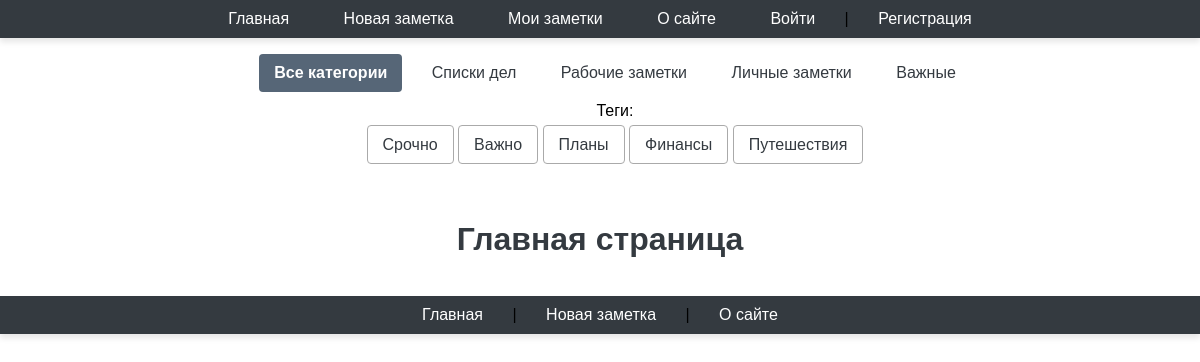
Before: / with the older database file.
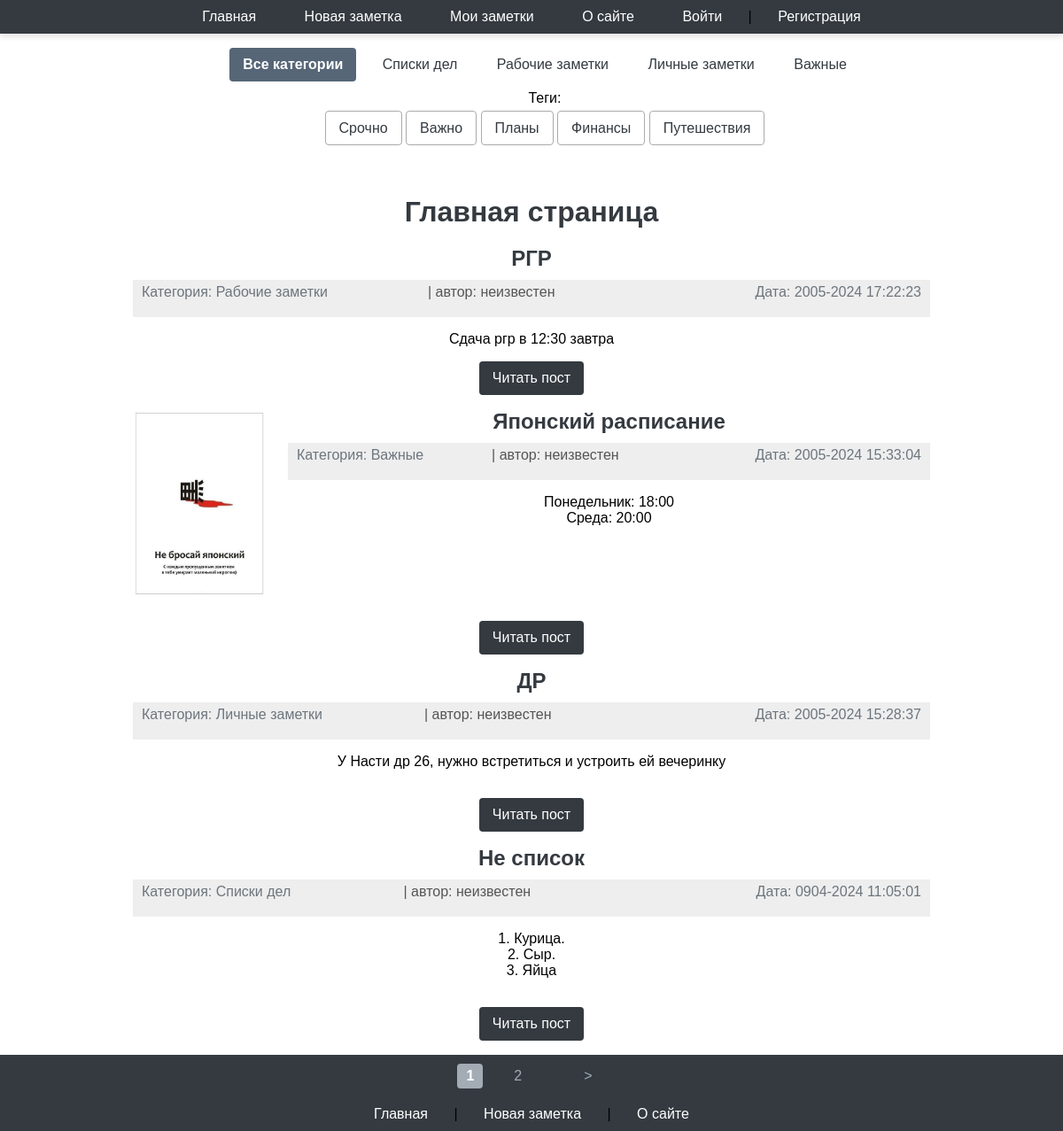
After: the same page with the newer database file.
### notes/models.py (models this page shows, shortened)
class Category(models.Model):
    class Meta:
        verbose_name = 'Категория'
        verbose_name_plural = 'Категории'
    name = models.CharField(max_length=100, db_index=True, verbose_name="Категория")
    slug = models.SlugField(max_length=255, unique=True, db_index=True)
    def get_absolute_url(self):
        return reverse('categories', kwargs={'cat_slug': self.slug})

class TagPost(models.Model):
    class Meta:
        verbose_name = 'Тэг'
        verbose_name_plural = 'Тэги'
    tag = models.CharField(max_length=100, db_index=True)
    slug = models.SlugField(max_length=255, unique=True, db_index=True)
    def get_absolute_url(self):
        return reverse('tag', kwargs={'tag_slug':
                                          self.slug})

class Notes(models.Model):
    class Meta:
        verbose_name = 'Заметка'
        verbose_name_plural = 'Заметки'
        ordering = ['-time_create']
        indexes = [
            models.Index(fields=['-time_create']),
        ]
    class Status(models.IntegerChoices):
        PRIVATE = 0, 'Личное'
        PUBLISHED = 1, 'Опубликовано'
    objects = models.Manager()
    private = UnPublishedModel()
    published = PublishedModel()
    def get_absolute_url(self):
        return reverse('post', kwargs={'post_slug':
                                           self.slug})
    def __str__(self):
        return self.title
    cat = models.ForeignKey('Category', on_delete=models.PROTECT, verbose_name="Категории")
    title = models.CharField(max_length=255, verbose_name="Заголовок")
    slug = models.SlugField(max_length=255, unique=True, db_index=True, verbose_name="URL")
    content = models.TextField(blank=True)
    time_create = models.DateTimeField(auto_now_add=True, verbose_name="Время создания")
    time_update = models.DateTimeField(auto_now=True, verbose_name="Время изменения")
    is_published = models.BooleanField(choices=tuple(map(lambda x: (bool(x[0]), x[1]), Status.choices)),
                                       default=Status.PRIVATE, verbose_name="Статус")
    tags = models.ManyToManyField('TagPost', blank=True, related_name='tags', verbose_name="Тэги")
    foot_note = models.OneToOneField('FootNote', on_delete=models.SET_NULL, null=True, blank=True, related_name='note',
                                     verbose_name="Примечание")
    picture = models.ImageField(upload_to="pictures/%Y/%m/%d/",
                                default=None, blank=True, null=True,
                                verbose_name="Изображение")
    author = models.ForeignKey(get_user_model(),
                               on_delete=models.SET_NULL, related_name='posts',
                               null=True, default=None)

### notes/views.py (the view)
# urls.py: path('', views.NotesHome.as_view(), name='home'),
class NotesHome(DataMixin, ListView):
    template_name = 'notes/index.html'
    context_object_name = 'posts'
    def get_queryset(self):
        print(Notes.published.all())
        return Notes.published.all().select_related('cat').order_by('-time_update')
    def get_context_data(self, *, object_list=None, **kwargs):
        return self.get_mixin_context(super().get_context_data(**kwargs), title='Главная страница', cat_selected=0)

### notes/models.py (called while the page is built)
    def get_queryset(self):
        return super().get_queryset().filter(is_published=Notes.Status.PUBLISHED)

### notes/templatetags/notes_tags.py (called while the page is built)
@register.inclusion_tag('notes/list_categories.html')
def show_categories(cat_selected_id=0):
    cats = Category.objects.all()
    return {"cats": cats, "cat_selected": cat_selected_id}

@register.inclusion_tag('notes/list_tags.html')
def show_all_tags():
    return {"tags": TagPost.objects.all()}

### notes/utils.py (called while the page is built)
    def get_mixin_context(self, context, **kwargs):
        if self.title_page:
            context['title'] = self.title_page
        context['cat_selected'] = None
        context.update(kwargs)
        return context

### users/context_processors.py (called while the page is built)
def get_notes_context(request):
    return {'mainmenu': menu}

### notes/templates/notes/index.html (shortened to what this page needs)
{% extends 'base.html' %}
{% block content %}
<h1>{{title}}</h1>
<ul class="list-articles">
    {% for p in posts %}
        {% if p.picture %}
         <p ><img class="img-article-left
        thumb" src="{{p.picture.url}}"></p>
        {% endif %}
        <h2>{{p.title}}</h2>
        <div class="article-panel">
         <p class="first">Категория: {{p.cat.name}}</p>| автор: {{p.author.username|default:"неизвестен"}}</p>
         <p class="last">Дата: {{p.time_update|date:"dm-Y H:i:s"}}</p>
        </div>
        {% autoescape off %}
        {{p.content|linebreaks|truncatewords:50}}
        {% endautoescape %}
        <p class="link-readpost">
            <a href="{{ p.get_absolute_url }}">
                Читать пост
            </a>
        </p>
        {% endfor %}
</ul>
{% endblock %}

### notes/templates/notes/list_categories.html
{% for cat in cats %}
 {% if cat.id == cat_selected %}
 <li
class="selected">{{cat.name}}</li>
 {% else %}
 <li><a href="{{ cat.get_absolute_url }}">{{cat.name}}</a></li>
 {% endif %}
{% endfor %}

### notes/templates/notes/list_tags.html
{% if tags %}
 Теги:</p>
 <ul class="tags-list">
 {% for t in tags %}
 <li><a
href="{{t.get_absolute_url}}">{{t.tag}}</a></li>
 {% endfor %}
 </ul>
{% endif %}

Changed rows visible on the page:
now on this page (row edited): Notes: title "РГР", cat.name "Рабочие заметки", author.username "неизвестен", time_update "2005-2024 17:22:23", content "Сдача ргр в 12:30 завтра"
now on this page (row edited): Notes: picture (picture), title "Японский раcписание", cat.name "Важные", author.username "неизвестен", time_update "2005-2024 15:33:04", content "Понедельник: 18:00 Среда: 20:00"
now on this page (row edited): Notes: title "ДР", cat.name "Личные заметки", author.username "неизвестен", time_update "2005-2024 15:28:37", content "У Насти др 26, нужно встретиться и устроить ей вечеринку"
now on this page (row edited): Notes: title "Не список", cat.name "Списки дел", author.username "неизвестен", time_update "0904-2024 11:05:01", content "1. Курица. 2. Сыр. 3. Яйца"
Other visible differences:
new list line: "1"
new list line: "2"
